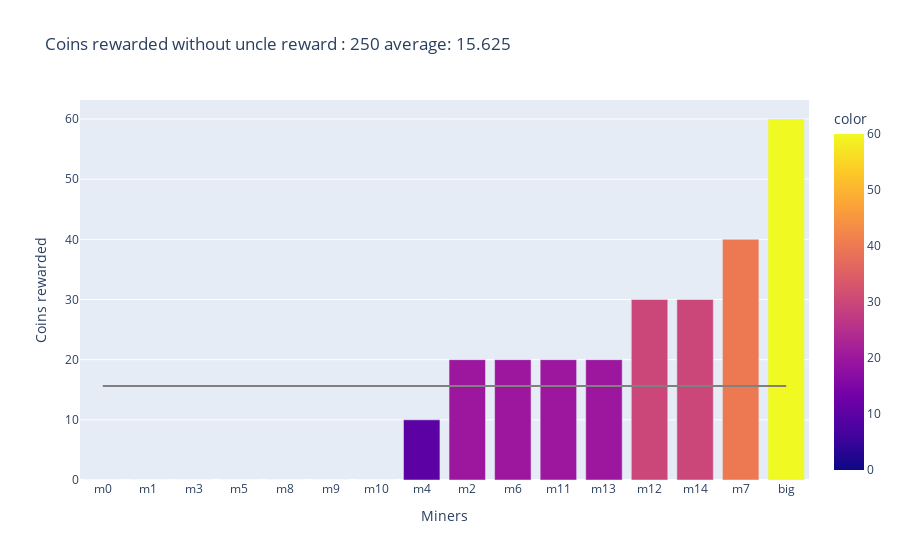
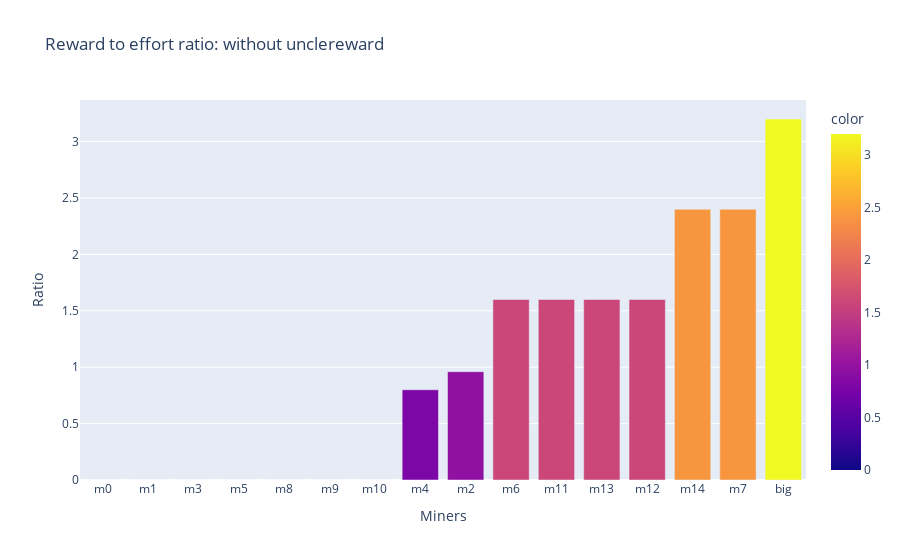
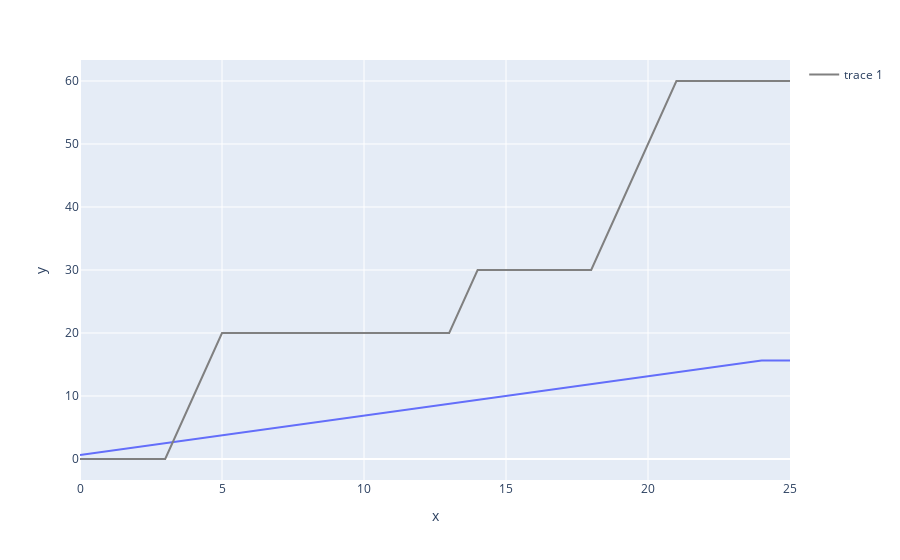
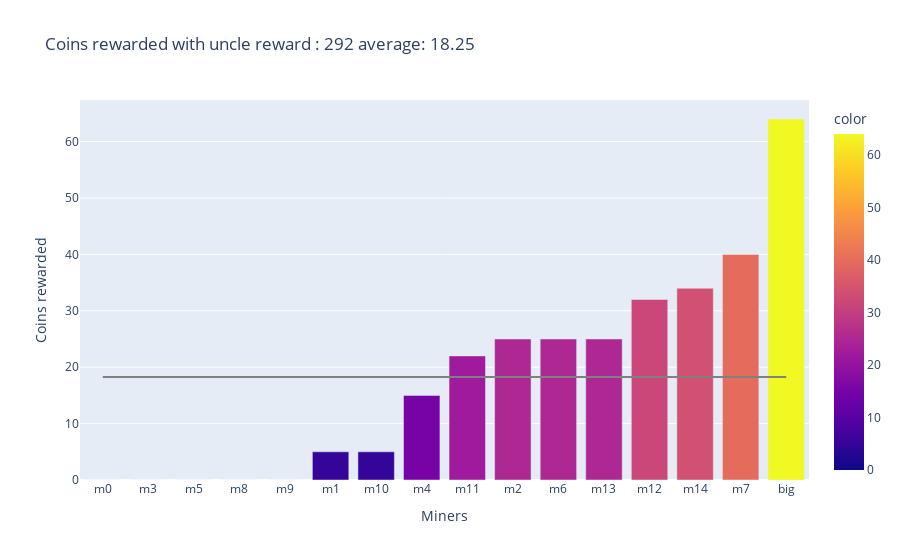

Notebook source saved alongside these figures, in order:
### Markdown cell above
## Modelling blockchain with uncle reward

### Code cell
#Declearing blockchain and printing properties
bc = Blockchain("0", 5)
miners = []
for i in range(15):
    m = Miner(1, "m"+str(i), bc)
    miners.append(m)

big = Miner(5, "big", bc)
while bc.size < 31:
    big.PoWSolver()

    for m in miners:
        m.PoWSolver()

    big.UpdateLast()
    
    for m in miners:
        m.UpdateLast()
#appended to calculate rewards
miners.append(big)
analyzeBlockchain(miners,bc)

### Figure 1 — Plotly figure (JSON) as saved in the notebook; plotly's stock layout.template omitted (floating-point values rounded to 4 significant figures)
{"data": [{"alignmentgroup": "True", "hovertemplate": "Miners=%{x}<br>Coins rewarded=%{y}<br>color=%{marker.color}<extra></extra>", "legendgroup": "", "marker": {"color": [0, 0, 0, 0, 0, 0, 0, 10, 20, 20, 20, 20, 30, 30, 40, 60], "coloraxis": "coloraxis", "pattern": {"shape": ""}}, "name": "", "offsetgroup": "", "orientation": "v", "showlegend": false, "textposition": "auto", "type": "bar", "x": ["m0", "m1", "m3", "m5", "m8", "m9", "m10", "m4", "m2", "m6", "m11", "m13", "m12", "m14", "m7", "big"], "xaxis": "x", "y": [0, 0, 0, 0, 0, 0, 0, 10, 20, 20, 20, 20, 30, 30, 40, 60], "yaxis": "y"}, {"line": {"color": "gray"}, "mode": "lines", "showlegend": false, "type": "scatter", "x": ["m0", "m1", "m3", "m5", "m8", "m9", "m10", "m4", "m2", "m6", "m11", "m13", "m12", "m14", "m7", "big"], "y": [15.62, 15.62, 15.62, 15.62, 15.62, 15.62, 15.62, 15.62, 15.62, 15.62, 15.62, 15.62, 15.62, 15.62, 15.62, 15.62]}], "layout": {"barmode": "relative", "coloraxis": {"colorbar": {"title": {"text": "color"}}, "colorscale": [[0, "#0d0887"], [0.1111, "#46039f"], [0.2222, "#7201a8"], [0.3333, "#9c179e"], [0.4444, "#bd3786"], [0.5556, "#d8576b"], [0.6667, "#ed7953"], [0.7778, "#fb9f3a"], [0.8889, "#fdca26"], [1, "#f0f921"]]}, "legend": {"tracegroupgap": 0}, "title": {"text": "Coins rewarded without uncle reward : 250 average: 15.625"}, "xaxis": {"anchor": "y", "domain": [0, 1], "title": {"text": "Miners"}}, "yaxis": {"anchor": "x", "domain": [0, 1], "title": {"text": "Coins rewarded"}}}}

### Figure 2 — Plotly figure (JSON) as saved in the notebook; plotly's stock layout.template omitted (floating-point values rounded to 4 significant figures)
{"data": [{"alignmentgroup": "True", "hovertemplate": "Miners=%{x}<br>Ratio=%{y}<br>color=%{marker.color}<extra></extra>", "legendgroup": "", "marker": {"color": [0, 0, 0, 0, 0, 0, 0, 0.8, 0.96, 1.6, 1.6, 1.6, 1.6, 2.4, 2.4, 3.2], "coloraxis": "coloraxis", "pattern": {"shape": ""}}, "name": "", "offsetgroup": "", "orientation": "v", "showlegend": false, "textposition": "auto", "type": "bar", "x": ["m0", "m1", "m3", "m5", "m8", "m9", "m10", "m4", "m2", "m6", "m11", "m13", "m12", "m14", "m7", "big"], "xaxis": "x", "y": [0, 0, 0, 0, 0, 0, 0, 0.8, 0.96, 1.6, 1.6, 1.6, 1.6, 2.4, 2.4, 3.2], "yaxis": "y"}], "layout": {"barmode": "relative", "coloraxis": {"colorbar": {"title": {"text": "color"}}, "colorscale": [[0, "#0d0887"], [0.1111, "#46039f"], [0.2222, "#7201a8"], [0.3333, "#9c179e"], [0.4444, "#bd3786"], [0.5556, "#d8576b"], [0.6667, "#ed7953"], [0.7778, "#fb9f3a"], [0.8889, "#fdca26"], [1, "#f0f921"]]}, "legend": {"tracegroupgap": 0}, "title": {"text": "Reward to effort ratio: without unclereward"}, "xaxis": {"anchor": "y", "domain": [0, 1], "title": {"text": "Miners"}}, "yaxis": {"anchor": "x", "domain": [0, 1], "title": {"text": "Ratio"}}}}

### Figure 3 — Plotly figure (JSON) as saved in the notebook; plotly's stock layout.template omitted (floating-point values rounded to 4 significant figures)
{"data": [{"hovertemplate": "x=%{x}<br>y=%{y}<extra></extra>", "legendgroup": "", "line": {"color": "#636efa", "dash": "solid"}, "marker": {"symbol": "circle"}, "mode": "lines", "name": "", "orientation": "v", "showlegend": false, "type": "scatter", "x": [0, 1, 2, 3, 4, 5, 6, 7, 8, 9, 10, 11, 12, 13, 14, 15, 16, 17, 18, 19, 20, 21, 22, 23, 24, 25], "xaxis": "x", "y": [0.625, 1.25, 1.875, 2.5, 3.125, 3.75, 4.375, 5, 5.625, 6.25, 6.875, 7.5, 8.125, 8.75, 9.375, 10, 10.62, 11.25, 11.88, 12.5, 13.12, 13.75, 14.38, 15, 15.62, 15.62], "yaxis": "y"}, {"line": {"color": "gray"}, "mode": "lines", "showlegend": true, "type": "scatter", "y": [0, 0, 0, 0, 10, 20, 20, 20, 20, 20, 20, 20, 20, 20, 30, 30, 30, 30, 30, 40, 50, 60, 60, 60, 60, 60]}], "layout": {"legend": {"tracegroupgap": 0}, "margin": {"t": 60}, "xaxis": {"anchor": "y", "domain": [0, 1], "title": {"text": "x"}}, "yaxis": {"anchor": "x", "domain": [0, 1], "title": {"text": "y"}}}}

### Figure 4 — Plotly figure (JSON) as saved in the notebook; plotly's stock layout.template omitted (floating-point values rounded to 4 significant figures)
{"data": [{"alignmentgroup": "True", "hovertemplate": "Miners=%{x}<br>Coins rewarded=%{y}<br>color=%{marker.color}<extra></extra>", "legendgroup": "", "marker": {"color": [0, 0, 0, 0, 0, 5, 5, 15, 22, 25, 25, 25, 32, 34, 40, 64], "coloraxis": "coloraxis", "pattern": {"shape": ""}}, "name": "", "offsetgroup": "", "orientation": "v", "showlegend": false, "textposition": "auto", "type": "bar", "x": ["m0", "m3", "m5", "m8", "m9", "m1", "m10", "m4", "m11", "m2", "m6", "m13", "m12", "m14", "m7", "big"], "xaxis": "x", "y": [0, 0, 0, 0, 0, 5, 5, 15, 22, 25, 25, 25, 32, 34, 40, 64], "yaxis": "y"}, {"line": {"color": "gray"}, "mode": "lines", "showlegend": false, "type": "scatter", "x": ["m0", "m3", "m5", "m8", "m9", "m1", "m10", "m4", "m11", "m2", "m6", "m13", "m12", "m14", "m7", "big"], "y": [18.25, 18.25, 18.25, 18.25, 18.25, 18.25, 18.25, 18.25, 18.25, 18.25, 18.25, 18.25, 18.25, 18.25, 18.25, 18.25]}], "layout": {"barmode": "relative", "coloraxis": {"colorbar": {"title": {"text": "color"}}, "colorscale": [[0, "#0d0887"], [0.1111, "#46039f"], [0.2222, "#7201a8"], [0.3333, "#9c179e"], [0.4444, "#bd3786"], [0.5556, "#d8576b"], [0.6667, "#ed7953"], [0.7778, "#fb9f3a"], [0.8889, "#fdca26"], [1, "#f0f921"]]}, "legend": {"tracegroupgap": 0}, "title": {"text": "Coins rewarded with uncle reward : 292 average: 18.25"}, "xaxis": {"anchor": "y", "domain": [0, 1], "title": {"text": "Miners"}}, "yaxis": {"anchor": "x", "domain": [0, 1], "title": {"text": "Coins rewarded"}}}}
